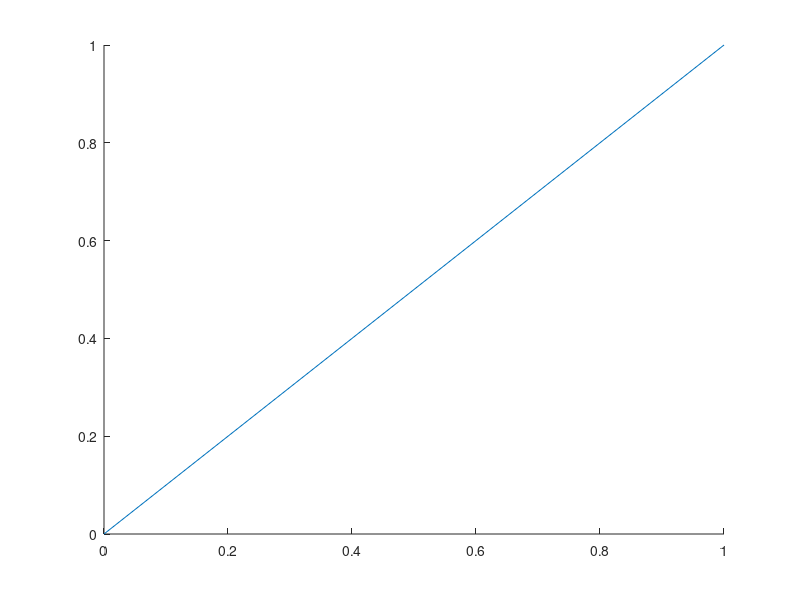

MATLAB code to generate this figure:
function plotIdentityLine(ah,varargin);
% plotIdentityLine(axisHandle,...)
%%
    if ~exist('ah','var')
        ah=gca;
    end
    
    if iscell(varargin) && length(varargin)==1 && iscell(varargin{1})
        options=varargin{1};
    else
        options=varargin;
    end
    
    ax=axis(ah);
    if strcmp('add',get(ah,'NextPlot'))
        setReplace=false;
    else
        setReplace=true;
    end
    
    minPos=max(ax([1,3]));
    maxPos=min(ax([2,4]));
    hold on
    plot([minPos,maxPos],[minPos,maxPos],options{:})
    
    if setReplace
        hold off
    end
    
    
